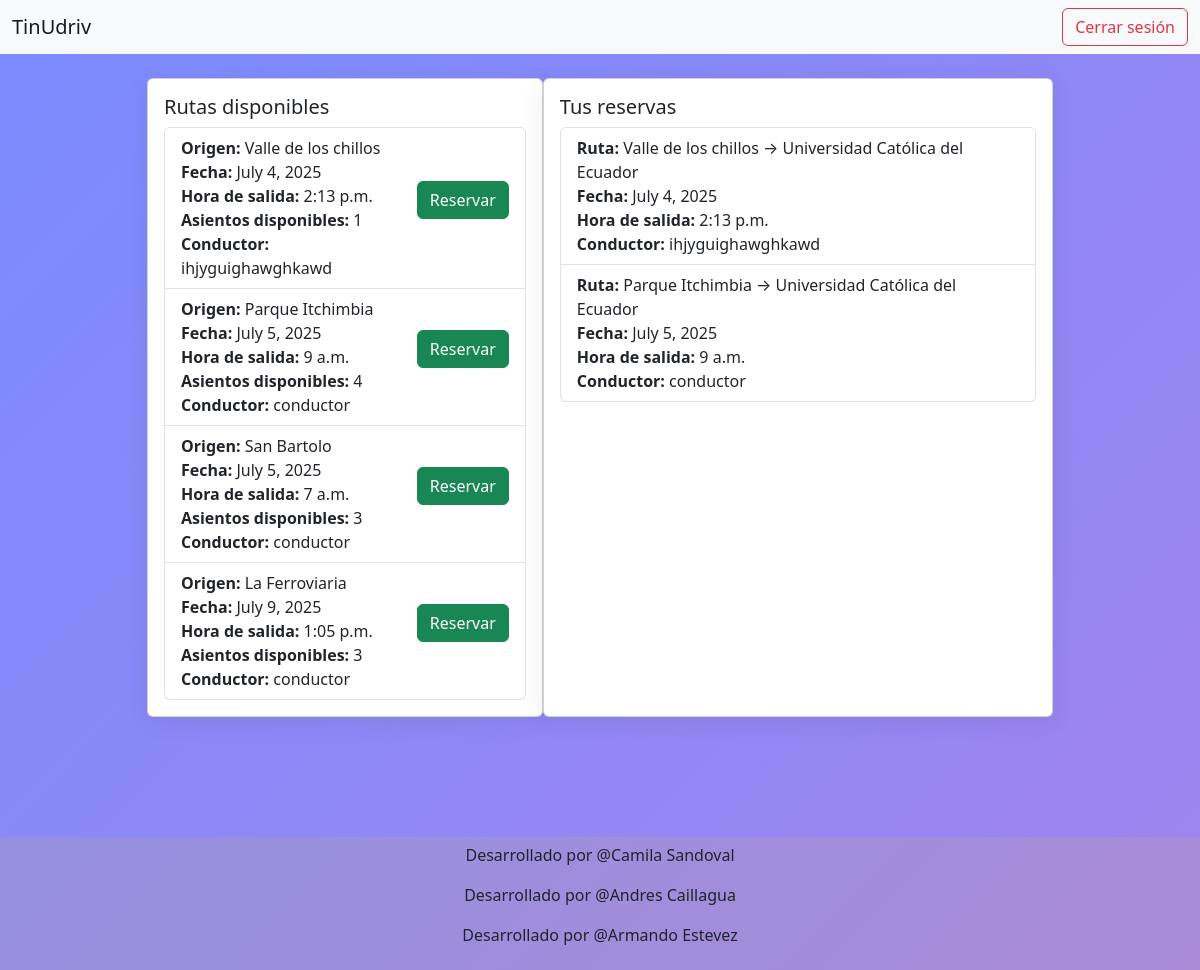
The page /panel/ (signed in) on the database as committed earlier.
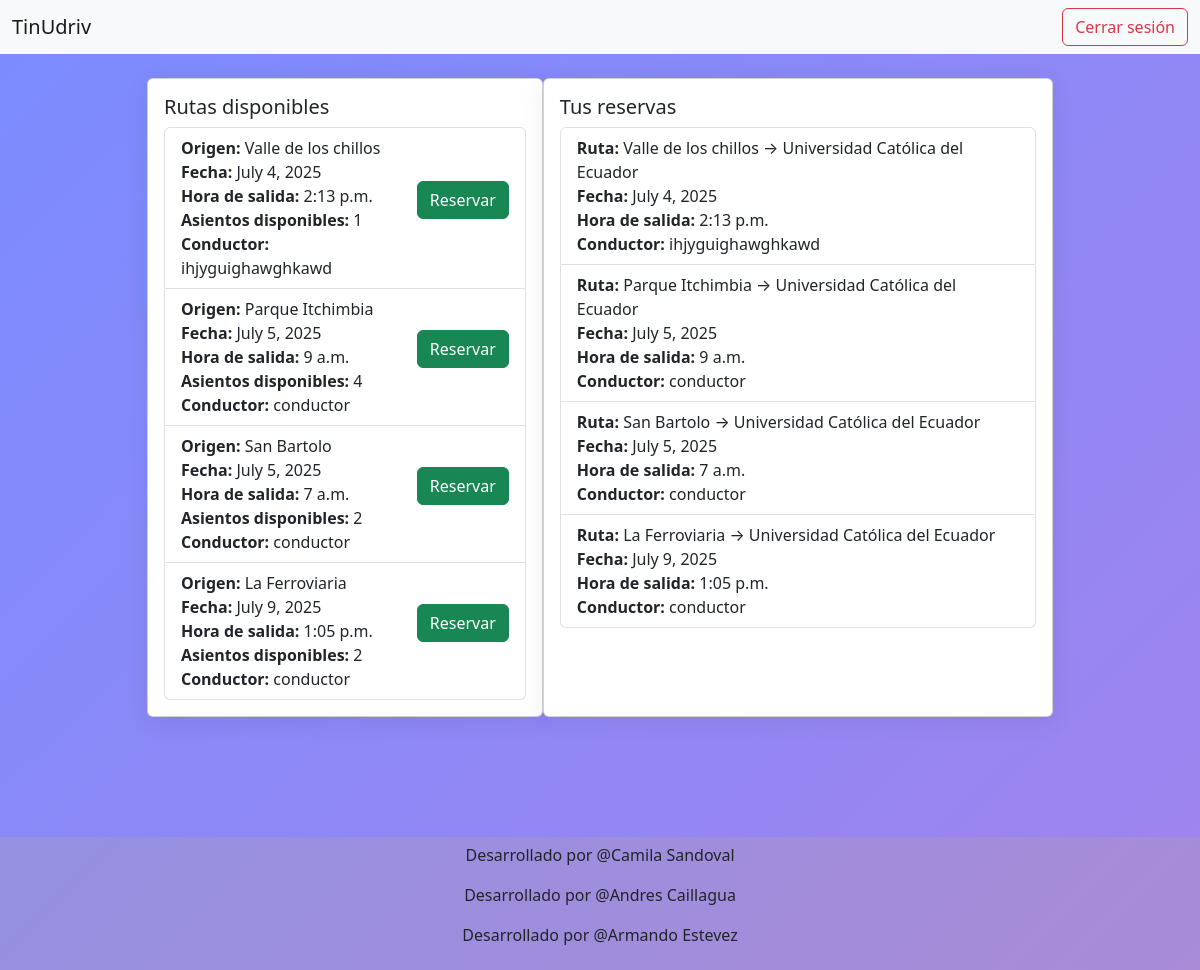
The same page on the database as committed later.
### core/models.py (models this page shows, shortened)
class Ruta(models.Model):
    conductor = models.ForeignKey(Usuario, on_delete=models.CASCADE, related_name='rutas')
    origen = models.CharField(max_length=200)
    hora_salida = models.TimeField()
    fecha = models.DateField()
    sitio_llegada = models.CharField(max_length=200, default='Universidad Católica del Ecuador')
    asientos_disponibles = models.PositiveIntegerField(default=4)

class Usuario(AbstractUser):
    nombre_completo = models.CharField(max_length=100)
    correo_institucional = models.EmailField(unique=True)
    telefono = models.CharField(max_length=20)
    facultad = models.CharField(max_length=100)
    TIPO_USUARIO_CHOICES = [
        ('conductor', 'Conductor'),
        ('pasajero', 'Pasajero'),
    ]
    tipo_usuario = models.CharField(max_length=10, choices=TIPO_USUARIO_CHOICES)
    USERNAME_FIELD = 'correo_institucional'
    REQUIRED_FIELDS = ['username', 'nombre_completo', 'telefono', 'facultad', 'tipo_usuario']

class Reserva(models.Model):
    ruta = models.ForeignKey(Ruta, on_delete=models.CASCADE, related_name='reservas')
    pasajero = models.ForeignKey(Usuario, on_delete=models.CASCADE, related_name='reservas')
    fecha_reserva = models.DateTimeField(auto_now_add=True)

### core/views.py (the view)
# urls.py: path('panel/', views.panel_view, name='panel'),
@login_required
def panel_view(request):
    if request.user.tipo_usuario == 'conductor':
        rutas = Ruta.objects.filter(conductor=request.user)
        return render(request, 'panel_conductor.html', {'rutas': rutas})
    else:
        rutas = Ruta.objects.filter(fecha__gte=timezone.now().date()).exclude(conductor=request.user)
        reservas = Reserva.objects.filter(pasajero=request.user)
        return render(request, 'panel_pasajero.html', {'rutas': rutas, 'reservas': reservas})

### core/templates/panel_pasajero.html (shortened to what this page needs)
{% extends "base.html" %}
{% load widget_tweaks %}
{% load static %}
{% block content %}
<div class="container">
    <div class="row justify-content-center">
        <div class="d-flex col-md-10">
            <div class="card mb-4">
                <div class="card-body">
                    <h5 class="card-title">Rutas disponibles</h5>
                    {% if rutas %}
                        <ul class="list-group">
                        {% for ruta in rutas %}
                            <li class="list-group-item d-flex justify-content-between align-items-center">
                                <div>
                                    <b>Origen:</b> {{ ruta.origen }}<br>
                                    <b>Fecha:</b> {{ ruta.fecha }}<br>
                                    <b>Hora de salida:</b> {{ ruta.hora_salida }}<br>
                                    <b>Asientos disponibles:</b> {{ ruta.asientos_disponibles }}<br>
                                    <b>Conductor:</b> {{ ruta.conductor.nombre_completo }}
                                </div>
                                {% if ruta.asientos_disponibles > 0 %}
                                    <form method="post" action="{% url 'reservar_ruta' ruta.id %}">
                                        <button type="submit" class="btn btn-success">Reservar</button>
                                    </form>
                                {% else %}
                                    <span class="badge bg-danger">Sin asientos</span>
                                {% endif %}
                            </li>
                        {% endfor %}
                        </ul>
                    {% else %}
                        <p>No hay rutas disponibles.</p>
                    {% endif %}
                </div>
            </div>
            <div class="card mb-4">
                <div class="card-body">
                    <h5 class="card-title">Tus reservas</h5>
                    {% if reservas %}
                        <ul class="list-group">
                        {% for reserva in reservas %}
                            <li class="list-group-item">
                                <b>Ruta:</b> {{ reserva.ruta.origen }} → {{ reserva.ruta.sitio_llegada }}<br>
                                <b>Fecha:</b> {{ reserva.ruta.fecha }}<br>
                                <b>Hora de salida:</b> {{ reserva.ruta.hora_salida }}<br>
                                <b>Conductor:</b> {{ reserva.ruta.conductor.nombre_completo }}
                            </li>
                        {% endfor %}
                        </ul>
                    {% else %}
                        <p>No tienes reservas aún.</p>
                    {% endif %}
                </div>
            </div>
        </div>
    </div>
</div>
</body>
{% endblock content %}

### core/templates/base.html (shortened to what this page needs)
{% load static %} {% load widget_tweaks %}
<head>
    <link href={% static "bootstrap.min.css" %} rel="stylesheet">
    <link rel="stylesheet" href="https://cdnjs.cloudflare.com/ajax/libs/font-awesome/6.7.2/css/all.min.css"
 />
    <link href={% static "styles.css" %} rel="stylesheet">
    <link href="https://cdn.jsdelivr.net/npm/bootstrap@5.3.0/dist/css/bootstrap.min.css" rel="stylesheet" />
</head>
<body>
    <header>
        {% if user.is_authenticated %}
            <nav class="navbar navbar-light bg-light mb-4">
                <div class="container-fluid">
                    <span class="navbar-brand mb-0 h1">TinUdriv</span>
                    <a href="{% url 'logout' %}" class="btn btn-outline-danger">Cerrar sesión</a>
                </div>
            </nav>
        {% endif %}
    </header>
    <main class="main">
        <div class="container">{% block content %}{% endblock content %}</div>
    <footer>
        <div class="container">
            <p>Desarrollado por @Camila Sandoval</p>
            <p>Desarrollado por @Andres Caillagua</p>
            <p>Desarrollado por @Armando Estevez</p>
        </div>
    </footer>
</body>

### core/static/styles.css (style rules this page uses)
body { background: linear-gradient(135deg, #7b8cff 0%, #a084ee 100%); min-height: 100vh; }
.card { border-radius: 20px; box-shadow: 0 4px 24px rgba(0, 0, 0, 0.08); }
footer { background: #ddb94d24; padding: 0.4rem 0; text-align: center; margin-top: 6rem; }

Rows that differ between the two databases and show on the page:
changed Ruta "San Bartolo": asientos_disponibles "3" → "2"
changed Ruta "La Ferroviaria": asientos_disponibles "3" → "2"
added Reserva: ruta.origen "San Bartolo", ruta.sitio_llegada "Universidad Católica del Ecuador", ruta.fecha "July 5, 2025", ruta.hora_salida "7 a.m.", ruta.conductor.nombre_completo "conductor"
added Reserva: ruta.origen "La Ferroviaria", ruta.sitio_llegada "Universidad Católica del Ecuador", ruta.fecha "July 9, 2025", ruta.hora_salida "1:05 p.m.", ruta.conductor.nombre_completo "conductor"
